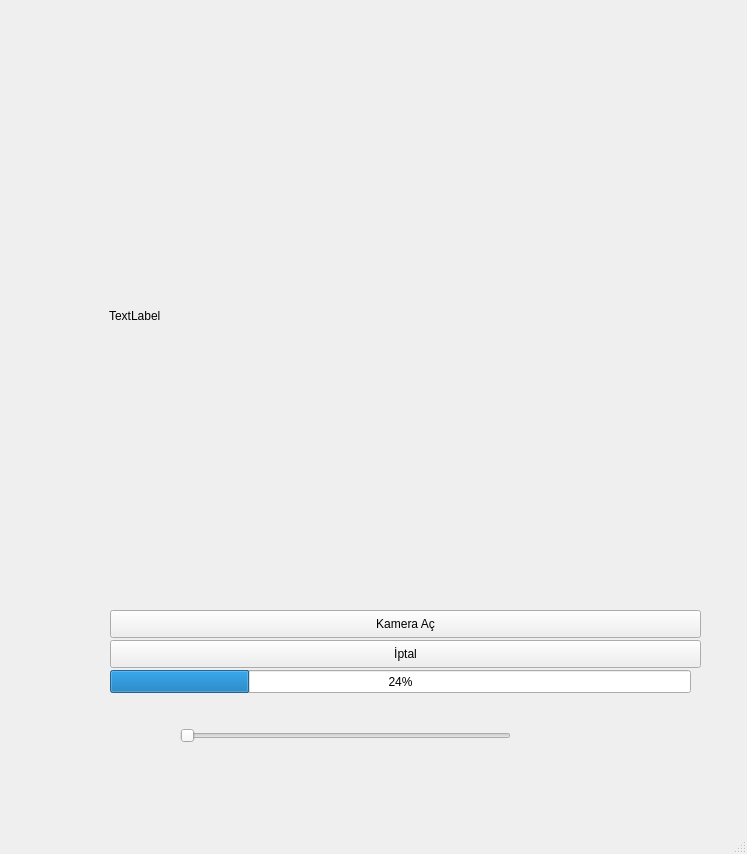
<?xml version="1.0" encoding="UTF-8"?>
<ui version="4.0">
 <class>MainWindow</class>
 <widget class="QMainWindow" name="MainWindow">
  <property name="geometry">
   <rect>
    <x>0</x>
    <y>0</y>
    <width>747</width>
    <height>854</height>
   </rect>
  </property>
  <property name="windowTitle">
   <string>MainWindow</string>
  </property>
  <widget class="QWidget" name="centralwidget">
   <widget class="QWidget" name="gridLayoutWidget">
    <property name="geometry">
     <rect>
      <x>109</x>
      <y>20</y>
      <width>591</width>
      <height>591</height>
     </rect>
    </property>
    <layout class="QGridLayout" name="gridLayout">
     <item row="0" column="0">
      <widget class="QLabel" name="lblCam">
       <property name="text">
        <string>TextLabel</string>
       </property>
      </widget>
     </item>
    </layout>
   </widget>
   <widget class="QPushButton" name="btAc">
    <property name="geometry">
     <rect>
      <x>110</x>
      <y>610</y>
      <width>591</width>
      <height>28</height>
     </rect>
    </property>
    <property name="text">
     <string>Kamera Aç</string>
    </property>
   </widget>
   <widget class="QPushButton" name="btKapat">
    <property name="geometry">
     <rect>
      <x>110</x>
      <y>640</y>
      <width>591</width>
      <height>28</height>
     </rect>
    </property>
    <property name="text">
     <string>İptal</string>
    </property>
   </widget>
   <widget class="QProgressBar" name="pB">
    <property name="geometry">
     <rect>
      <x>110</x>
      <y>670</y>
      <width>581</width>
      <height>23</height>
     </rect>
    </property>
    <property name="value">
     <number>24</number>
    </property>
   </widget>
   <widget class="QSlider" name="Slider">
    <property name="geometry">
     <rect>
      <x>180</x>
      <y>700</y>
      <width>331</width>
      <height>71</height>
     </rect>
    </property>
    <property name="orientation">
     <enum>Qt::Horizontal</enum>
    </property>
   </widget>
  </widget>
  <widget class="QMenuBar" name="menubar">
   <property name="geometry">
    <rect>
     <x>0</x>
     <y>0</y>
     <width>747</width>
     <height>26</height>
    </rect>
   </property>
  </widget>
  <widget class="QStatusBar" name="statusbar"/>
 </widget>
 <resources/>
 <connections/>
</ui>
